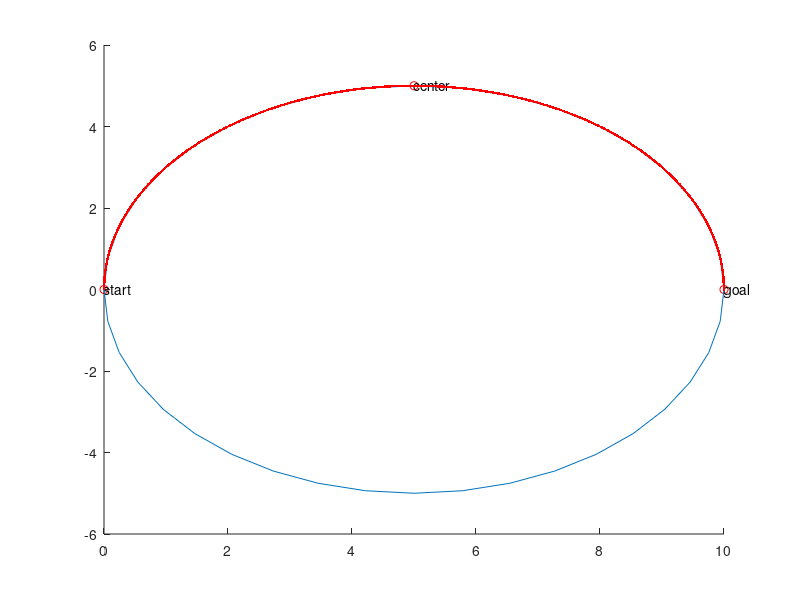

The MATLAB source for this figure:
% 根据三点生成圆弧
% 参考：%https://blog.csdn.net/qq_31073871/article/details/109015969

clc;
clear;
close all;

function ret = sign(val)
  if val < 0.0 
    ret = -1.0;
  elseif val > 0.0
    ret = 1.0
  else 
    ret = 0.0
  end
end

% angle = to - from
function ret = normalize_angle(angle)
  if angle > pi
    angle = angle - 2*pi;
  elseif angle < -pi
    angle = angle + 2*pi;
   end
   ret = angle;
end 

start =  [0.0,   0.0];
center = [5.0,  5.0];
goal =   [10.0, 0.0];
resolution = 0.05;

x1 = start(1);
y1 = start(2);
x2 = center(1);
y2 = center(2);
x3 = goal(1);
y3 = goal(2);

x1x1 = x1*x1;
y1y1 = y1*y1;
x2x2 = x2*x2;
y2y2 = y2*y2;
x3x3 = x3*x3;
y3y3 = y3*y3;
 
x2y3 = x2*y3;
x3y2 = x3*y2;

x2_x3 = x2-x3;
y2_y3 = y2-y3;

x1x1py1y1 = x1x1 + y1y1;
x2x2py2y2 = x2x2 + y2y2;
x3x3py3y3 = x3x3 + y3y3;
 
A = x1 * y2_y3 - y1 * x2_x3 + x2y3 - x3y2;
B = x1x1py1y1 * (-y2_y3) + x2x2py2y2 * (y1-y3) + x3x3py3y3 * (y2-y1);
C = x1x1py1y1 * x2_x3 + x2x2py2y2 * (x3 - x1) + x3x3py3y3 * (x1-x2);
D = x1x1py1y1 * (x3y2 - x2y3) + x2x2py2y2 * (x1*y3 - x3*y1) + x3x3py3y3 * (x2*y1-x1*y2);
 
% 圆心：(a, b) 半径：
a = -B/(2*A); 
b = -C/(2*A);
radius = sqrt((B*B+C*C-4*A*D)/(4*A*A));

theta1 = atan2(y1-b, x1-a);
theta2 = atan2(y2-b, x2-a);
theta3 = atan2(y3-b, x3-a);

%圆弧上的点到圆弧起点的角度差
diff1 = normalize_angle(theta2-theta1); 
%圆弧终点点到圆弧起点的角度差
diff2 = normalize_angle(theta3-theta1); 


%同向但角度不在范围区间 或者反向          
if ((sign(diff1) == sign(diff2)) && (abs(diff1) > abs(diff2))) || (sign(diff1) ~= sign(diff2))     
    if sign(diff2) > 0
      diff2 = diff2 - 2*pi;
    else 
      diff2 = diff2 + 2*pi;
    end
end 	

arc_len = 2 * abs(diff2) * radius;
point_num = floor(arc_len / resolution);
diff_step = diff2 / point_num;

figure(1)
hold on 

%圆弧的起点、圆弧上的点、圆弧的终点
plot(x1, y1, 'ro')
text(x1,y1,'start')
plot(x2, y2, 'ro')
text(x2,y2,'center')
plot(x3, y3, 'ro')
text(x3,y3,'goal')

%根据圆心和半径画圆
theta = 0:pi/20:2*pi; %角度[0,2*pi] 
x = a+radius*cos(theta);
y = b+radius*sin(theta);
plot(x,y,'-')

%画出圆弧的点根据分辨率间距
px = [];
py = [];
for i = 1:point_num
  px(end+1)=a+cos(diff_step*i+theta1)*radius;
  py(end+1)=b+sin(diff_step*i+theta1)*radius;
end
plot(px, py, 'r.')
